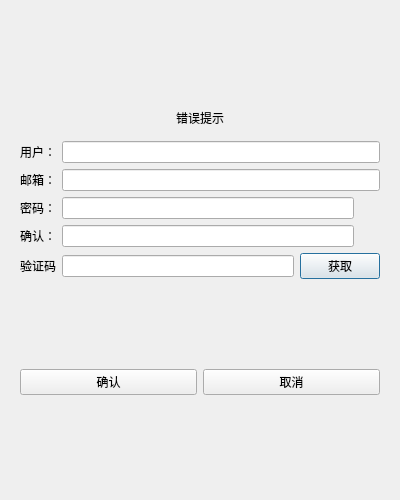
<?xml version="1.0" encoding="UTF-8"?>
<ui version="4.0">
 <class>RegisterDialog</class>
 <widget class="QDialog" name="RegisterDialog">
  <property name="geometry">
   <rect>
    <x>0</x>
    <y>0</y>
    <width>400</width>
    <height>500</height>
   </rect>
  </property>
  <property name="windowTitle">
   <string>Dialog</string>
  </property>
  <layout class="QVBoxLayout" name="verticalLayout_3">
   <item>
    <widget class="QStackedWidget" name="stackedWidget">
     <property name="currentIndex">
      <number>0</number>
     </property>
     <widget class="QWidget" name="page">
      <layout class="QVBoxLayout" name="verticalLayout">
       <item>
        <spacer name="verticalSpacer">
         <property name="orientation">
          <enum>Qt::Vertical</enum>
         </property>
         <property name="sizeHint" stdset="0">
          <size>
           <width>20</width>
           <height>40</height>
          </size>
         </property>
        </spacer>
       </item>
       <item>
        <widget class="QWidget" name="widget" native="true">
         <property name="minimumSize">
          <size>
           <width>0</width>
           <height>30</height>
          </size>
         </property>
         <widget class="QLabel" name="err_tip">
          <property name="geometry">
           <rect>
            <x>30</x>
            <y>0</y>
            <width>300</width>
            <height>25</height>
           </rect>
          </property>
          <property name="minimumSize">
           <size>
            <width>300</width>
            <height>25</height>
           </size>
          </property>
          <property name="layoutDirection">
           <enum>Qt::RightToLeft</enum>
          </property>
          <property name="text">
           <string>错误提示</string>
          </property>
          <property name="alignment">
           <set>Qt::AlignCenter</set>
          </property>
         </widget>
        </widget>
       </item>
       <item>
        <layout class="QHBoxLayout" name="horizontalLayout">
         <item>
          <widget class="QLabel" name="user_label">
           <property name="text">
            <string>用户：</string>
           </property>
          </widget>
         </item>
         <item>
          <widget class="QLineEdit" name="user_edit"/>
         </item>
        </layout>
       </item>
       <item>
        <layout class="QHBoxLayout" name="horizontalLayout_5">
         <item>
          <widget class="QLabel" name="email_label">
           <property name="text">
            <string>邮箱：</string>
           </property>
          </widget>
         </item>
         <item>
          <widget class="QLineEdit" name="email_edit"/>
         </item>
        </layout>
       </item>
       <item>
        <layout class="QHBoxLayout" name="horizontalLayout_6">
         <item>
          <widget class="QLabel" name="pwd_label">
           <property name="text">
            <string>密码：</string>
           </property>
          </widget>
         </item>
         <item>
          <widget class="QLineEdit" name="pwd_edit"/>
         </item>
         <item>
          <widget class="ClickedLabel" name="pwd_visible">
           <property name="minimumSize">
            <size>
             <width>20</width>
             <height>20</height>
            </size>
           </property>
           <property name="maximumSize">
            <size>
             <width>20</width>
             <height>20</height>
            </size>
           </property>
           <property name="text">
            <string/>
           </property>
          </widget>
         </item>
        </layout>
       </item>
       <item>
        <layout class="QHBoxLayout" name="horizontalLayout_7">
         <item>
          <widget class="QLabel" name="confirm_label">
           <property name="text">
            <string>确认：</string>
           </property>
          </widget>
         </item>
         <item>
          <widget class="QLineEdit" name="confirm_edit"/>
         </item>
         <item>
          <widget class="ClickedLabel" name="confirm_visible">
           <property name="minimumSize">
            <size>
             <width>20</width>
             <height>20</height>
            </size>
           </property>
           <property name="maximumSize">
            <size>
             <width>20</width>
             <height>20</height>
            </size>
           </property>
           <property name="text">
            <string/>
           </property>
          </widget>
         </item>
        </layout>
       </item>
       <item>
        <layout class="QHBoxLayout" name="horizontalLayout_8">
         <item>
          <widget class="QLabel" name="varify_label">
           <property name="text">
            <string>验证码</string>
           </property>
          </widget>
         </item>
         <item>
          <widget class="QLineEdit" name="varify_edit"/>
         </item>
         <item>
          <widget class="TimerBtn" name="get_code_btn">
           <property name="text">
            <string>获取</string>
           </property>
          </widget>
         </item>
        </layout>
       </item>
       <item>
        <spacer name="verticalSpacer_2">
         <property name="orientation">
          <enum>Qt::Vertical</enum>
         </property>
         <property name="sizeHint" stdset="0">
          <size>
           <width>20</width>
           <height>40</height>
          </size>
         </property>
        </spacer>
       </item>
       <item>
        <layout class="QHBoxLayout" name="horizontalLayout_9">
         <item>
          <widget class="QPushButton" name="sure_btn">
           <property name="text">
            <string>确认</string>
           </property>
          </widget>
         </item>
         <item>
          <widget class="QPushButton" name="cancel_btn">
           <property name="text">
            <string>取消</string>
           </property>
          </widget>
         </item>
        </layout>
       </item>
       <item>
        <spacer name="verticalSpacer_3">
         <property name="orientation">
          <enum>Qt::Vertical</enum>
         </property>
         <property name="sizeHint" stdset="0">
          <size>
           <width>20</width>
           <height>40</height>
          </size>
         </property>
        </spacer>
       </item>
      </layout>
     </widget>
     <widget class="QWidget" name="page_2">
      <layout class="QVBoxLayout" name="verticalLayout_2">
       <item>
        <spacer name="verticalSpacer_4">
         <property name="orientation">
          <enum>Qt::Vertical</enum>
         </property>
         <property name="sizeHint" stdset="0">
          <size>
           <width>20</width>
           <height>40</height>
          </size>
         </property>
        </spacer>
       </item>
       <item>
        <widget class="QLabel" name="tip_label">
         <property name="text">
          <string>注册成功，5s后返回登录，</string>
         </property>
         <property name="alignment">
          <set>Qt::AlignCenter</set>
         </property>
        </widget>
       </item>
       <item>
        <widget class="QLabel" name="tip2_label">
         <property name="text">
          <string>可点击返回按钮直接返回登录页面</string>
         </property>
         <property name="alignment">
          <set>Qt::AlignCenter</set>
         </property>
        </widget>
       </item>
       <item>
        <spacer name="verticalSpacer_5">
         <property name="orientation">
          <enum>Qt::Vertical</enum>
         </property>
         <property name="sizeHint" stdset="0">
          <size>
           <width>20</width>
           <height>40</height>
          </size>
         </property>
        </spacer>
       </item>
       <item>
        <widget class="QWidget" name="widget_2" native="true">
         <layout class="QHBoxLayout" name="horizontalLayout_2">
          <item>
           <spacer name="horizontalSpacer">
            <property name="orientation">
             <enum>Qt::Horizontal</enum>
            </property>
            <property name="sizeHint" stdset="0">
             <size>
              <width>40</width>
              <height>20</height>
             </size>
            </property>
           </spacer>
          </item>
          <item>
           <widget class="QPushButton" name="return_btn">
            <property name="text">
             <string>返回登录</string>
            </property>
           </widget>
          </item>
          <item>
           <spacer name="horizontalSpacer_2">
            <property name="orientation">
             <enum>Qt::Horizontal</enum>
            </property>
            <property name="sizeHint" stdset="0">
             <size>
              <width>40</width>
              <height>20</height>
             </size>
            </property>
           </spacer>
          </item>
         </layout>
        </widget>
       </item>
       <item>
        <spacer name="verticalSpacer_6">
         <property name="orientation">
          <enum>Qt::Vertical</enum>
         </property>
         <property name="sizeHint" stdset="0">
          <size>
           <width>20</width>
           <height>40</height>
          </size>
         </property>
        </spacer>
       </item>
      </layout>
     </widget>
    </widget>
   </item>
  </layout>
 </widget>
 <customwidgets>
  <customwidget>
   <class>TimerBtn</class>
   <extends>QPushButton</extends>
   <header>timerbtn.h</header>
  </customwidget>
  <customwidget>
   <class>ClickedLabel</class>
   <extends>QLabel</extends>
   <header>clickedlabel.h</header>
  </customwidget>
 </customwidgets>
 <resources/>
 <connections/>
</ui>
